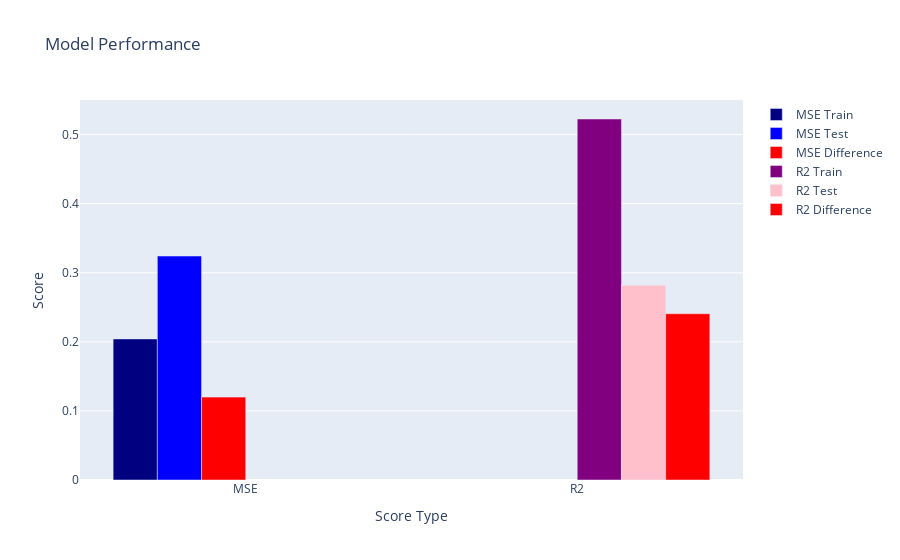

The notebook cell this image was saved under:
### Markdown cell above
### XGBoost

### Code cell
# Create an XGBoost model

import xgboost as xgb

model = xgb.XGBRegressor(n_estimators=100, learning_rate=0.1, max_depth=3)

# Train the model
model.fit(df_x_select, df_y)

# Get the training MSE, R2 score, Testing MSE, and R2 score
mse_train = mean_squared_error(df_y, model.predict(df_x_select))
r2_train = r2_score(df_y, model.predict(df_x_select))
mse_test = mean_squared_error(df_test_y, model.predict(df_test_x_select))
r2_test = r2_score(df_test_y, model.predict(df_test_x_select))

# Print the training MSE and R2 score
print('Training MSE: ', mse_train)
print('Training R2: ', r2_train)

# Print the testing MSE and R2 score
print('Testing MSE: ', mse_test)
print('Testing R2: ', r2_test)

# Display the scores
plot_scores(mse_train, r2_train, mse_test, r2_test)

# Save the model
pickle.dump(model, open('models/XGBoost_model.pkl', 'wb'))

### Figure 1 — Plotly figure (JSON) as saved in the notebook; plotly's stock layout.template omitted (floating-point values rounded to 4 significant figures)
{"data": [{"marker": {"color": "navy"}, "name": "MSE Train", "type": "bar", "x": ["MSE"], "y": [0.2042]}, {"marker": {"color": "blue"}, "name": "MSE Test", "type": "bar", "x": ["MSE"], "y": [0.3242]}, {"marker": {"color": "red"}, "name": "MSE Difference", "type": "bar", "x": ["MSE"], "y": [0.12]}, {"marker": {"color": "purple"}, "name": "R2 Train", "type": "bar", "x": ["R2"], "y": [0.5226]}, {"marker": {"color": "pink"}, "name": "R2 Test", "type": "bar", "x": ["R2"], "y": [0.2819]}, {"marker": {"color": "red"}, "name": "R2 Difference", "type": "bar", "x": ["R2"], "y": [0.2407]}], "layout": {"title": {"text": "Model Performance"}, "xaxis": {"title": {"text": "Score Type"}}, "yaxis": {"title": {"text": "Score"}}}}
